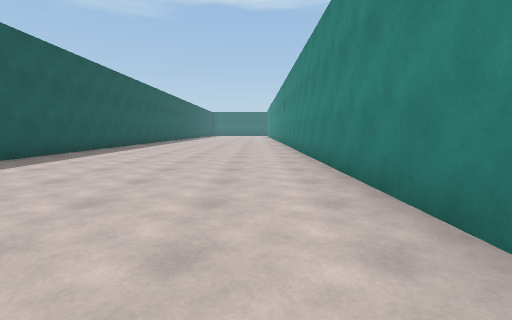
View 1 (above)

24 first-person views from a walk through a scene from a Unity 3-D project. The camera is 1.2 m above the floor, tilts 6° down and sees 85° across. The floor is counted in squares, 2 m on a side. Each view is taken from the middle of a square. On the plan, view 1 faces up. The plan holds only what a view shows up to about 9 squares ahead; the rest is blank. The place goes on beyond the plan. The player character is not drawn.

View 2
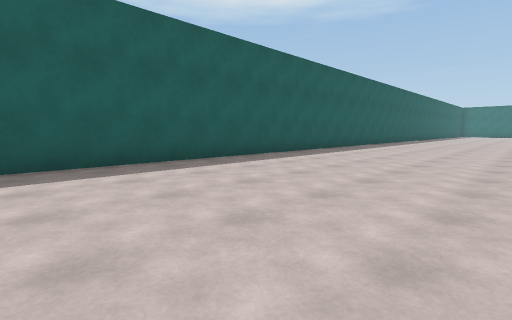

View 3
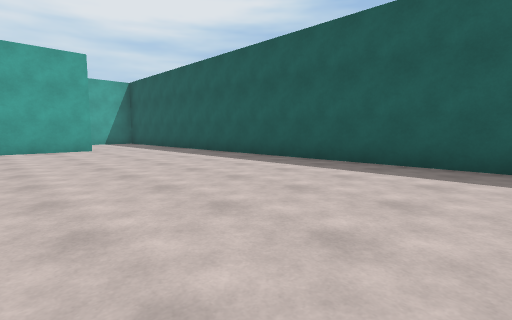

View 4
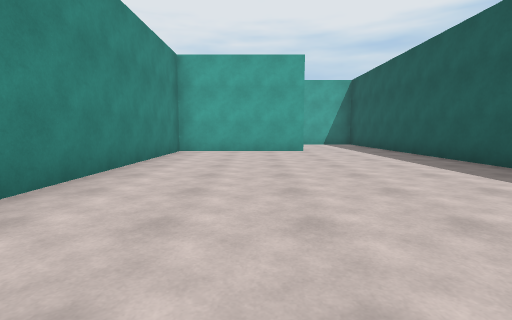

View 5
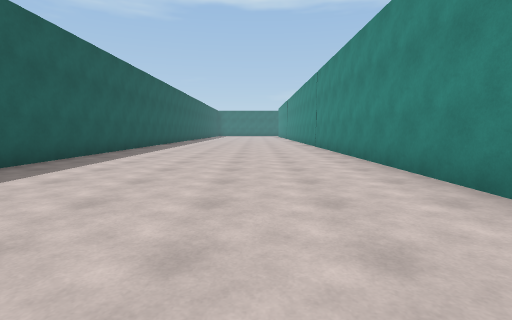

View 6
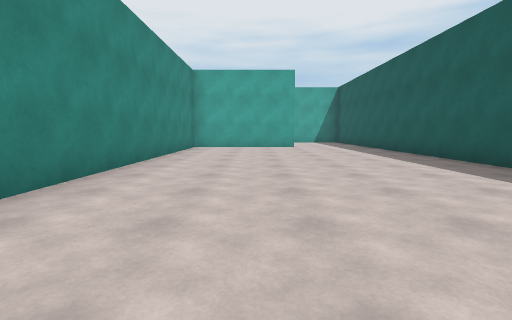

View 7
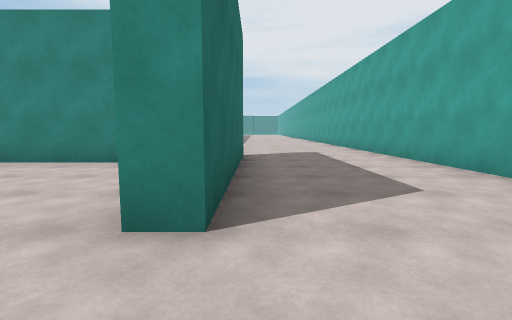

View 8
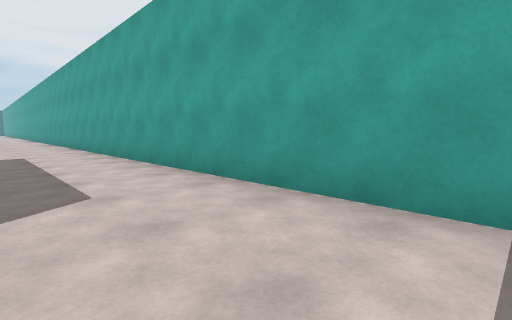

View 9
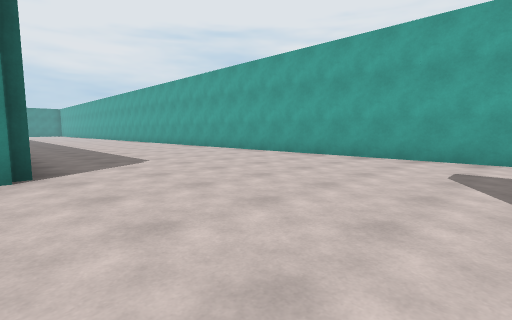

View 10
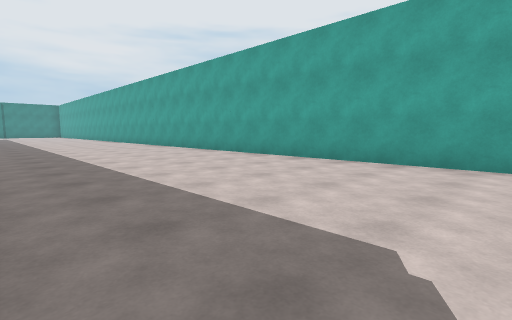

View 11
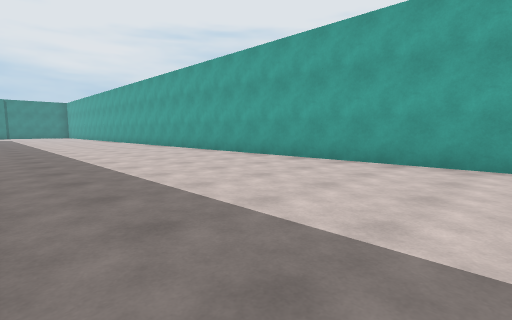

View 12
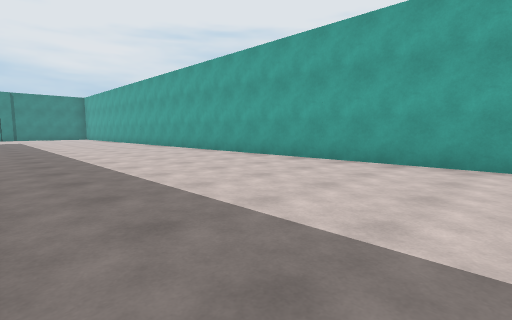

View 13
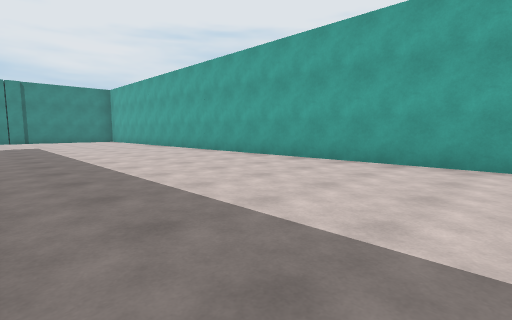

View 14
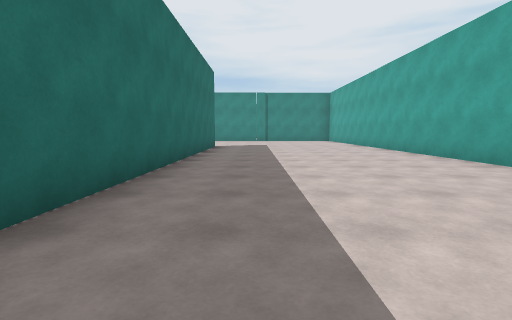

View 15
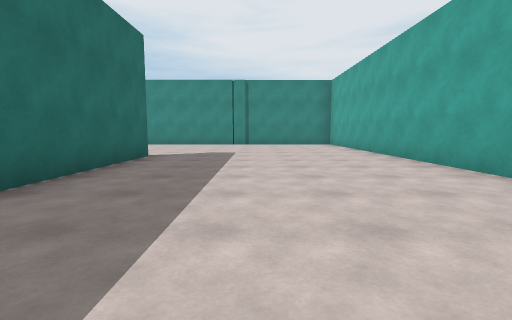

View 16
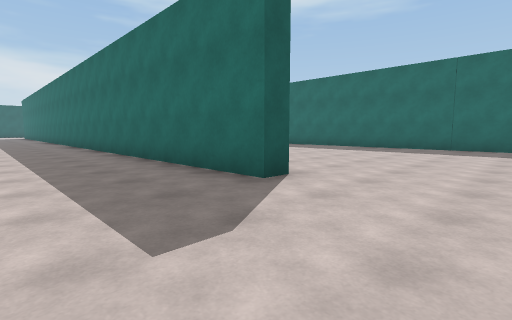

View 17
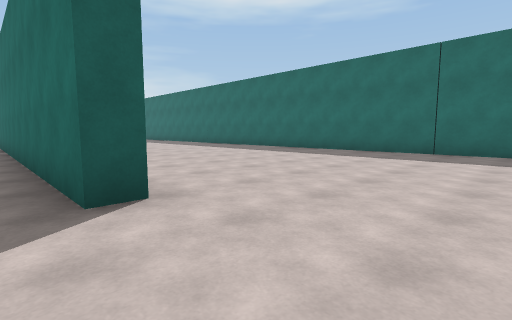

View 18
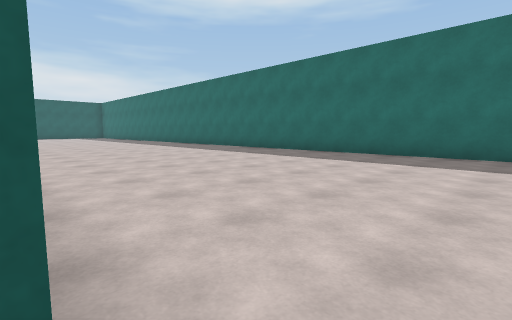

View 19
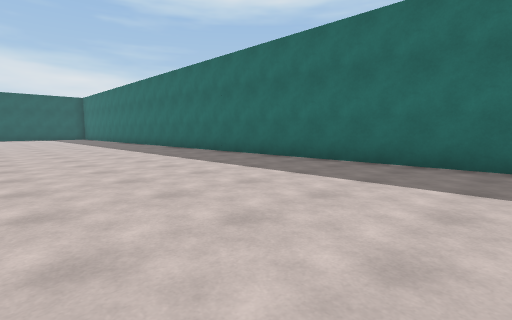

View 20
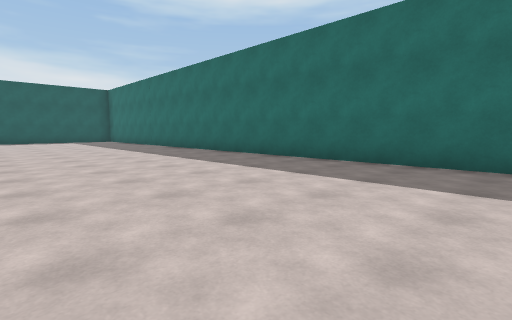

View 21
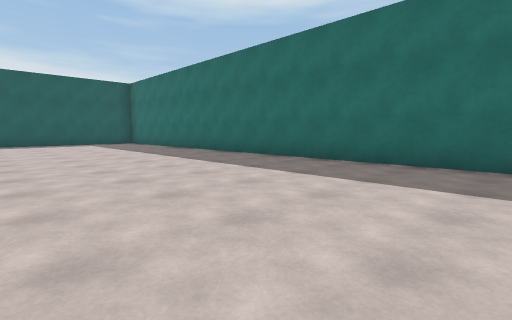

View 22
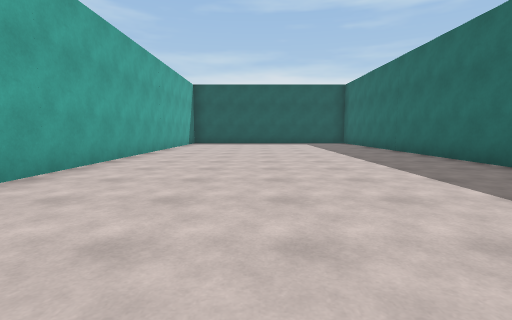

View 23
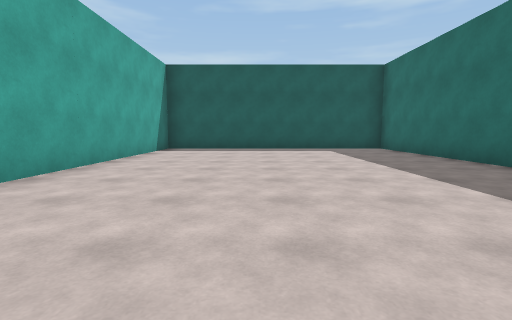

View 24
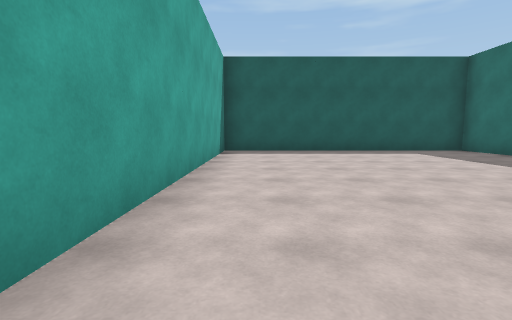

### Floor plan
Points are (right, up) in squares from view 1. A wall is a line through its corners. A room is listed if a view was taken in it or the views show most of it. See-through windows are left out.
Room 1 (views 1, 2, 3, 4, 5, 6)
walls: (-5.1, 11.1) (-5.1, -8.1); (-2.4, -7.7) (-2.4, -7.2) (1.2, -7.2) (1.2, 11.1)
ways out: opening at (-3.5, -8) to room 2
Room 2 (views 7, 8, 9, 10, 11, 12, 13, 14, 15, 16, 17, 18, 19, 20, 21, 22, 23, 24)
walls: (31.6, -4.9) (31.6, -5.5) (21.8, -5.5); (2.6, -7.7) (-2.4, -7.7); (33.8, 2.2) (7.6, 2.2) (7.6, -4.9) (17.9, -4.9); (-4, -11.2) (34.1, -11.2)
ways out: opening at (-3.5, -8) to room 1

Positions as (right, up) in squares from view 1, and headings:
1: (0, 0), facing up
2: (0, 0), facing up-left
3: (0, 2), facing down-left
4: (-1, 1), facing down
5: (-1, 2), facing up
6: (-1, 3), facing down
7: (-4, -8), facing right
8: (-4, -9), facing down-right
9: (3, -5), facing down-right
10: (8, -6), facing down-right
11: (11, -6), facing down-right
12: (16, -6), facing down-right
13: (21, -6), facing down-right
14: (21, -7), facing right
15: (25, -8), facing right
16: (34, -8), facing up-left
17: (34, -6), facing up-left
18: (32, -5), facing up-left
19: (29, -3), facing up-left
20: (24, -3), facing up-left
21: (21, -3), facing up-left
22: (21, -2), facing left
23: (17, -2), facing left
24: (16, -4), facing left
